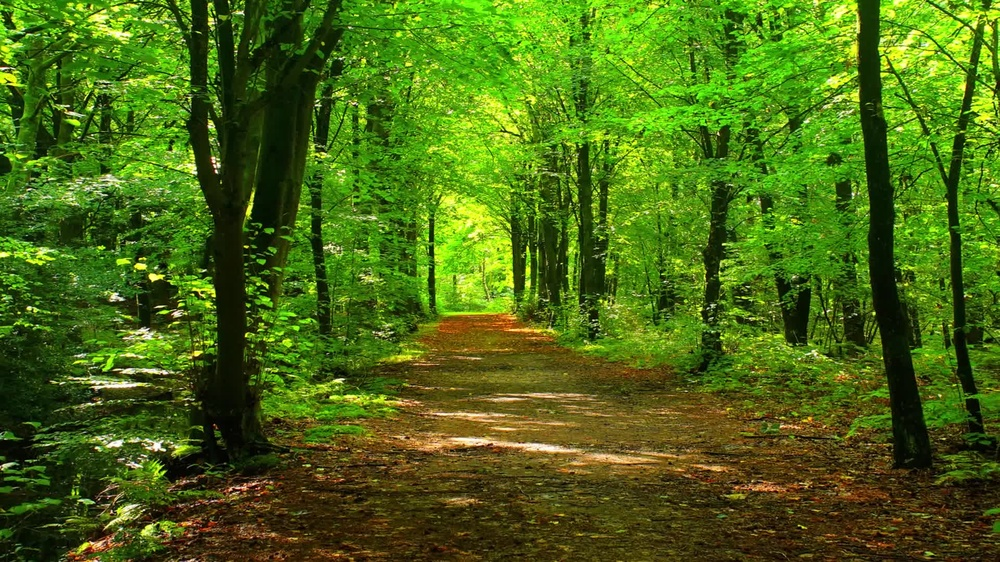
#> input picture 沈睿健_电控类2505_STAR电控招新二阶段/视觉任务/pic.jpg, 1000 x 562 px, shrunk from 1920 x 1080 before the run
$ python picture.py
#> lines starting #> are read from the running program, lines starting #| are printed output that depends on the picture
import cv2

img=cv2.imread('pic.jpg')
#> img is the input picture: shape (562, 1000, 3); mean B, G, R 20.9, 105.4, 74.5
width=img.shape[1]
#> width = 1000
height=img.shape[0]
#> height = 562
h, s, v = cv2.split(cv2.cvtColor(img, cv2.COLOR_BGR2HSV))
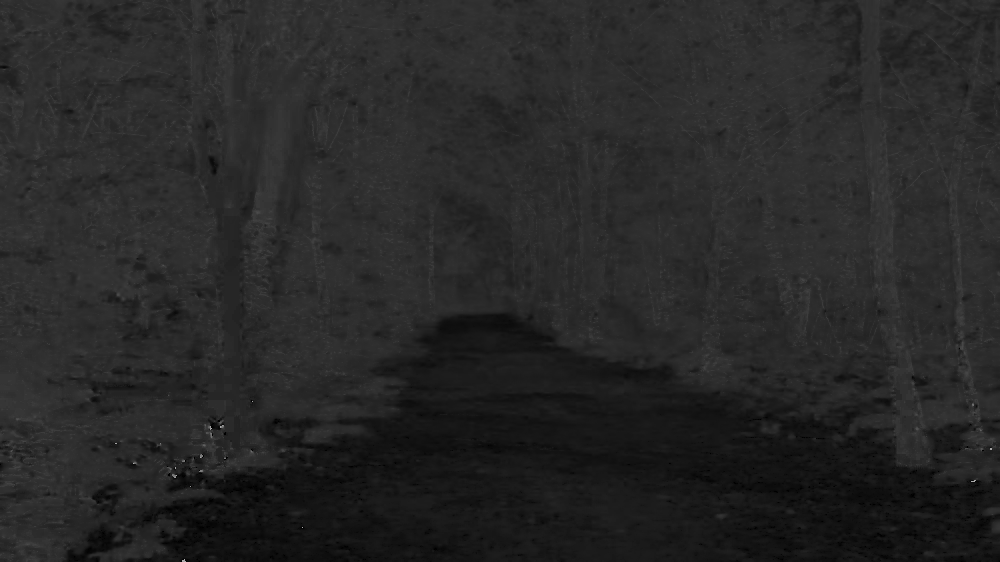
#> h: shape (562, 1000); min 0, max 178, mean 39.2
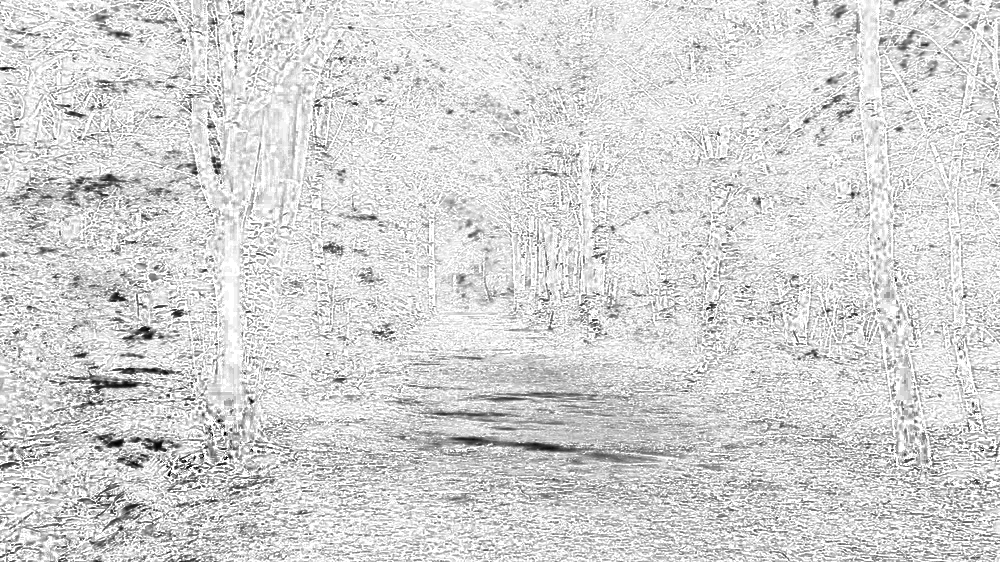
#> s: shape (562, 1000); min 0, max 255, mean 212.6
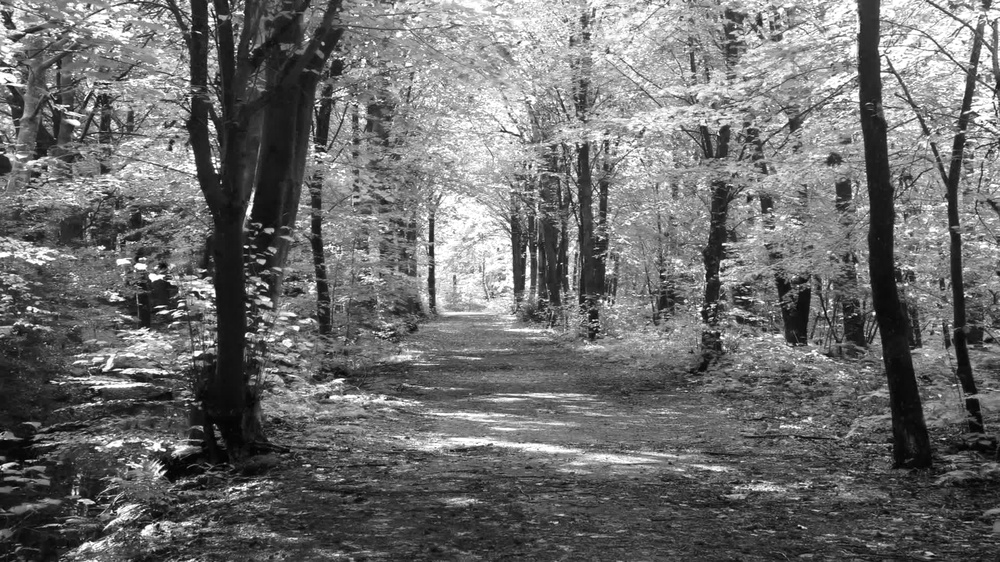
#> v: shape (562, 1000); min 0, max 255, mean 109.5
for i in range(height * width):
    y = i // width
    x = i % width
    if 45 <= h[y, x] <= 77 and 43 <= s[y, x] <= 255 and 46 <= v[y, x] <= 255:
        print(y,x)

$ run again, with 沈睿健_电控类2505_STAR电控招新二阶段/视觉任务/green_texture.png saved as 沈睿健_电控类2505_STAR电控招新二阶段/视觉任务/pic.jpg
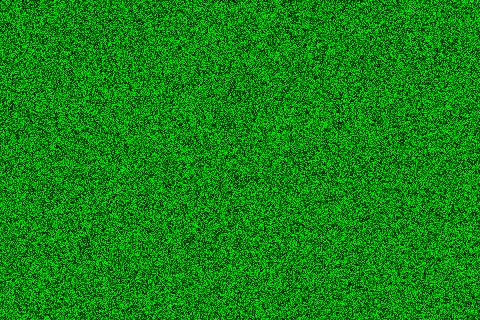
#> input picture 沈睿健_电控类2505_STAR电控招新二阶段/视觉任务/green_texture.png, 480 x 320 px
#> img is the input picture: shape (320, 480, 3); mean B, G, R 16, 132.4, 16
#> `h, s, v = cv2.split(cv2.cvtColor(img, cv2.COLOR_BGR2HSV))`:
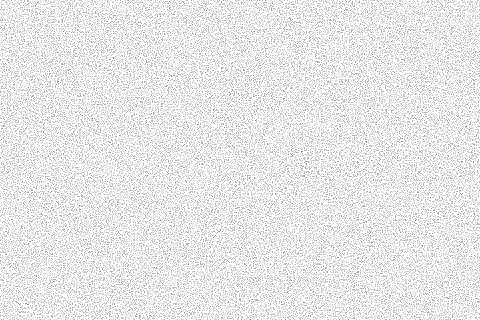
#> s: shape (320, 480); min 112, max 255, mean 232.9
#> `h, s, v = cv2.split(cv2.cvtColor(img, cv2.COLOR_BGR2HSV))`:
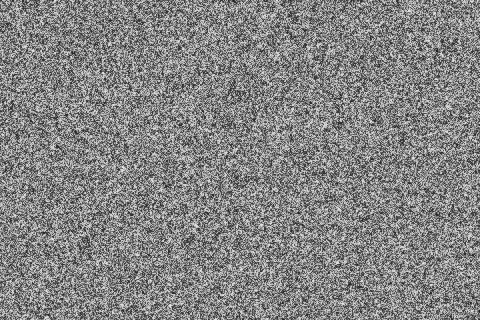
#> v: shape (320, 480); min 25, max 236, mean 132.4
